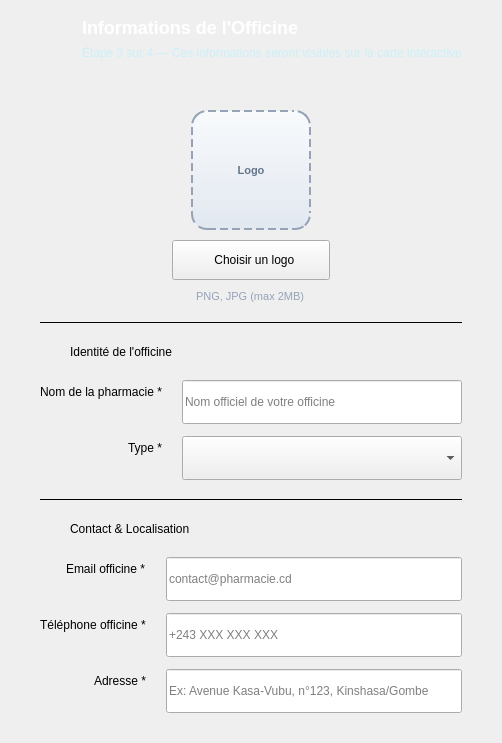
  <widget class="QWizardPage" name="page_pharmacy">
   <property name="title">
    <string/>
   </property>
   <property name="subTitle">
    <string/>
   </property>
   <layout class="QVBoxLayout" name="layout_pharmacy">
    <property name="spacing">
     <number>0</number>
    </property>
    <property name="leftMargin">
     <number>0</number>
    </property>
    <property name="topMargin">
     <number>0</number>
    </property>
    <property name="rightMargin">
     <number>0</number>
    </property>
    <property name="bottomMargin">
     <number>0</number>
    </property>
    <item>
     <widget class="QFrame" name="header_pharmacy">
      <property name="minimumSize">
       <size>
        <width>0</width>
        <height>80</height>
       </size>
      </property>
      <property name="maximumSize">
       <size>
        <width>16777215</width>
        <height>80</height>
       </size>
      </property>
      <layout class="QHBoxLayout" name="header_pharmacy_layout">
       <property name="leftMargin">
        <number>40</number>
       </property>
       <property name="topMargin">
        <number>16</number>
       </property>
       <property name="rightMargin">
        <number>40</number>
       </property>
       <property name="bottomMargin">
        <number>16</number>
       </property>
       <item>
        <widget class="QLabel" name="pharmacy_icon">
         <property name="minimumSize">
          <size>
           <width>36</width>
           <height>36</height>
          </size>
         </property>
         <property name="maximumSize">
          <size>
           <width>36</width>
           <height>36</height>
          </size>
         </property>
         <property name="styleSheet">
          <string notr="true">background: transparent;</string>
         </property>
         <property name="pixmap">
          <pixmap resource="../Icon.qrc">:/Icon/Icons/pharmacy_white.svg</pixmap>
         </property>
         <property name="scaledContents">
          <bool>true</bool>
         </property>
        </widget>
       </item>
       <item>
        <layout class="QVBoxLayout" name="pharmacy_text_layout">
         <property name="spacing">
          <number>2</number>
         </property>
         <item>
          <widget class="QLabel" name="pharmacy_title">
           <property name="styleSheet">
            <string notr="true">color: #ffffff; font-size: 18px; font-weight: 700; background: transparent;</string>
           </property>
           <property name="text">
            <string>Informations de l'Officine</string>
           </property>
          </widget>
         </item>
         <item>
          <widget class="QLabel" name="pharmacy_subtitle">
           <property name="styleSheet">
            <string notr="true">color: #CAF0F8; font-size: 12px; background: transparent;</string>
           </property>
           <property name="text">
            <string>Étape 3 sur 4 — Ces informations seront visibles sur la carte interactive</string>
           </property>
          </widget>
         </item>
        </layout>
       </item>
       <item>
        <spacer name="pharmacy_header_spacer">
         <property name="orientation">
          <enum>Qt::Orientation::Horizontal</enum>
         </property>
         <property name="sizeHint" stdset="0">
          <size>
           <width>0</width>
           <height>0</height>
          </size>
         </property>
        </spacer>
       </item>
      </layout>
     </widget>
    </item>
    <item>
     <widget class="QFrame" name="card_pharmacy">
      <property name="frameShape">
       <enum>QFrame::Shape::NoFrame</enum>
      </property>
      <layout class="QVBoxLayout" name="pharmacy_content">
       <property name="spacing">
        <number>18</number>
       </property>
       <property name="leftMargin">
        <number>40</number>
       </property>
       <property name="topMargin">
        <number>30</number>
       </property>
       <property name="rightMargin">
        <number>40</number>
       </property>
       <property name="bottomMargin">
        <number>30</number>
       </property>
       <item>
        <layout class="QVBoxLayout" name="logo_layout">
         <property name="spacing">
          <number>10</number>
         </property>
         <item alignment="Qt::AlignmentFlag::AlignHCenter">
          <widget class="QLabel" name="logo_label">
           <property name="minimumSize">
            <size>
             <width>120</width>
             <height>120</height>
            </size>
           </property>
           <property name="maximumSize">
            <size>
             <width>120</width>
             <height>120</height>
            </size>
           </property>
           <property name="styleSheet">
            <string notr="true">#logo_label {
    background: qlineargradient(x1:0, y1:0, x2:0, y2:1, stop:0 #f8fafc, stop:1 #e2e8f0);
    border: 2px dashed #94A3B8;
    border-radius: 16px;
    color: #64748b;
    font-size: 11px;
    font-weight: 500;
    qproperty-alignment: 'AlignCenter';
}
#logo_label:hover { border: 2px dashed #00B4D8; }</string>
           </property>
           <property name="text">
            <string>Logo</string>
           </property>
           <property name="scaledContents">
            <bool>true</bool>
           </property>
           <property name="alignment">
            <set>Qt::AlignmentFlag::AlignCenter</set>
           </property>
          </widget>
         </item>
         <item alignment="Qt::AlignmentFlag::AlignHCenter">
          <widget class="QPushButton" name="btn_upload_logo">
           <property name="minimumSize">
            <size>
             <width>158</width>
             <height>40</height>
            </size>
           </property>
           <property name="text">
            <string>  Choisir un logo</string>
           </property>
           <property name="icon">
            <iconset resource="../Icon.qrc">
             <normaloff>:/Icon/Icons/upload_white.svg</normaloff>:/Icon/Icons/upload_white.svg</iconset>
           </property>
           <property name="iconSize">
            <size>
             <width>16</width>
             <height>16</height>
            </size>
           </property>
          </widget>
         </item>
         <item alignment="Qt::AlignmentFlag::AlignHCenter">
          <widget class="QLabel" name="logo_hint">
           <property name="styleSheet">
            <string notr="true">color: #94A3B8; font-size: 11px; background: transparent;</string>
           </property>
           <property name="text">
            <string>PNG, JPG (max 2MB)</string>
           </property>
          </widget>
         </item>
        </layout>
       </item>
       <item>
        <widget class="QFrame" name="divider_pharmacy_1">
         <property name="frameShape">
          <enum>QFrame::Shape::HLine</enum>
         </property>
        </widget>
       </item>
       <item>
        <layout class="QHBoxLayout" name="section_pharmacy_id_header_layout">
         <property name="spacing">
          <number>10</number>
         </property>
         <item>
          <widget class="QLabel" name="section_pharmacy_id_icon">
           <property name="minimumSize">
            <size>
             <width>20</width>
             <height>20</height>
            </size>
           </property>
           <property name="maximumSize">
            <size>
             <width>20</width>
             <height>20</height>
            </size>
           </property>
           <property name="pixmap">
            <pixmap resource="../Icon.qrc">:/Icon/Icons/pharmacy.svg</pixmap>
           </property>
           <property name="scaledContents">
            <bool>true</bool>
           </property>
          </widget>
         </item>
         <item>
          <widget class="QLabel" name="section_pharmacy_id_title">
           <property name="styleSheet">
            <string notr="true">.section_title { color: #023E8A; font-size: 15px; font-weight: 700; background: transparent; }</string>
           </property>
           <property name="text">
            <string>Identité de l'officine</string>
           </property>
          </widget>
         </item>
         <item>
          <spacer name="section_pharmacy_id_spacer">
           <property name="orientation">
            <enum>Qt::Orientation::Horizontal</enum>
           </property>
           <property name="sizeHint" stdset="0">
            <size>
             <width>0</width>
             <height>0</height>
            </size>
           </property>
          </spacer>
         </item>
        </layout>
       </item>
       <item>
        <layout class="QFormLayout" name="form_pharmacy_id">
         <property name="labelAlignment">
          <set>Qt::AlignmentFlag::AlignRight|Qt::AlignmentFlag::AlignTrailing|Qt::AlignmentFlag::AlignVCenter</set>
         </property>
         <property name="horizontalSpacing">
          <number>20</number>
         </property>
         <property name="verticalSpacing">
          <number>12</number>
         </property>
         <item row="0" column="0">
          <widget class="QLabel" name="label_name_pharmacy">
           <property name="text">
            <string>Nom de la pharmacie *</string>
           </property>
          </widget>
         </item>
         <item row="0" column="1">
          <widget class="QLineEdit" name="input_name_pharmacy">
           <property name="minimumSize">
            <size>
             <width>0</width>
             <height>44</height>
            </size>
           </property>
           <property name="placeholderText">
            <string>Nom officiel de votre officine</string>
           </property>
          </widget>
         </item>
         <item row="1" column="0">
          <widget class="QLabel" name="label_type_pharmacy">
           <property name="text">
            <string>Type *</string>
           </property>
          </widget>
         </item>
         <item row="1" column="1">
          <widget class="QComboBox" name="input_type_pharmacy">
           <property name="minimumSize">
            <size>
             <width>0</width>
             <height>44</height>
            </size>
           </property>
           <property name="placeholderText">
            <string>Sélectionnez le type</string>
           </property>
           <item>
            <property name="text">
             <string>Petite</string>
            </property>
           </item>
           <item>
            <property name="text">
             <string>Moyenne</string>
            </property>
           </item>
           <item>
            <property name="text">
             <string>Grande</string>
            </property>
           </item>
          </widget>
         </item>
        </layout>
       </item>
       <item>
        <widget class="QFrame" name="divider_pharmacy_2">
         <property name="frameShape">
          <enum>QFrame::Shape::HLine</enum>
         </property>
        </widget>
       </item>
       <item>
        <layout class="QHBoxLayout" name="section_pharmacy_contact_header_layout">
         <property name="spacing">
          <number>10</number>
         </property>
         <item>
          <widget class="QLabel" name="section_pharmacy_contact_icon">
           <property name="minimumSize">
            <size>
             <width>20</width>
             <height>20</height>
            </size>
           </property>
           <property name="maximumSize">
            <size>
             <width>20</width>
             <height>20</height>
            </size>
           </property>
           <property name="pixmap">
            <pixmap resource="../Icon.qrc">:/Icon/Icons/map-pin.svg</pixmap>
           </property>
           <property name="scaledContents">
            <bool>true</bool>
           </property>
          </widget>
         </item>
         <item>
          <widget class="QLabel" name="section_pharmacy_contact_title">
           <property name="styleSheet">
            <string notr="true">.section_title { color: #023E8A; font-size: 15px; font-weight: 700; background: transparent; }</string>
           </property>
           <property name="text">
            <string>Contact &amp; Localisation</string>
           </property>
          </widget>
         </item>
         <item>
          <spacer name="section_pharmacy_contact_spacer">
           <property name="orientation">
            <enum>Qt::Orientation::Horizontal</enum>
           </property>
           <property name="sizeHint" stdset="0">
            <size>
             <width>0</width>
             <height>0</height>
            </size>
           </property>
          </spacer>
         </item>
        </layout>
       </item>
       <item>
        <layout class="QFormLayout" name="form_pharmacy_contact">
         <property name="labelAlignment">
          <set>Qt::AlignmentFlag::AlignRight|Qt::AlignmentFlag::AlignTrailing|Qt::AlignmentFlag::AlignVCenter</set>
         </property>
         <property name="horizontalSpacing">
          <number>20</number>
         </property>
         <property name="verticalSpacing">
          <number>12</number>
         </property>
         <item row="0" column="0">
          <widget class="QLabel" name="label_email_pharmacy">
           <property name="text">
            <string>Email officine *</string>
           </property>
          </widget>
         </item>
         <item row="0" column="1">
          <widget class="QLineEdit" name="input_email_pharmacy">
           <property name="minimumSize">
            <size>
             <width>0</width>
             <height>44</height>
            </size>
           </property>
           <property name="placeholderText">
            <string>contact@pharmacie.cd</string>
           </property>
          </widget>
         </item>
         <item row="1" column="0">
          <widget class="QLabel" name="label_phone_pharmacy">
           <property name="text">
            <string>Téléphone officine *</string>
           </property>
          </widget>
         </item>
         <item row="1" column="1">
          <widget class="QLineEdit" name="input_phone_pharmacy">
           <property name="minimumSize">
            <size>
             <width>0</width>
             <height>44</height>
            </size>
           </property>
           <property name="placeholderText">
            <string>+243 XXX XXX XXX</string>
           </property>
          </widget>
         </item>
         <item row="2" column="0">
          <widget class="QLabel" name="label_adress">
           <property name="text">
            <string>Adresse *</string>
           </property>
          </widget>
         </item>
         <item row="2" column="1">
          <widget class="QLineEdit" name="input_adress">
           <property name="minimumSize">
            <size>
             <width>0</width>
             <height>44</height>
            </size>
           </property>
           <property name="placeholderText">
            <string>Ex: Avenue Kasa-Vubu, n°123, Kinshasa/Gombe</string>
           </property>
          </widget>
         </item>
        </layout>
       </item>
       <item>
        <spacer name="pharmacy_bottom_spacer">
         <property name="orientation">
          <enum>Qt::Orientation::Vertical</enum>
         </property>
         <property name="sizeHint" stdset="0">
          <size>
           <width>0</width>
           <height>0</height>
          </size>
         </property>
        </spacer>
       </item>
      </layout>
     </widget>
    </item>
   </layout>
  </widget>
